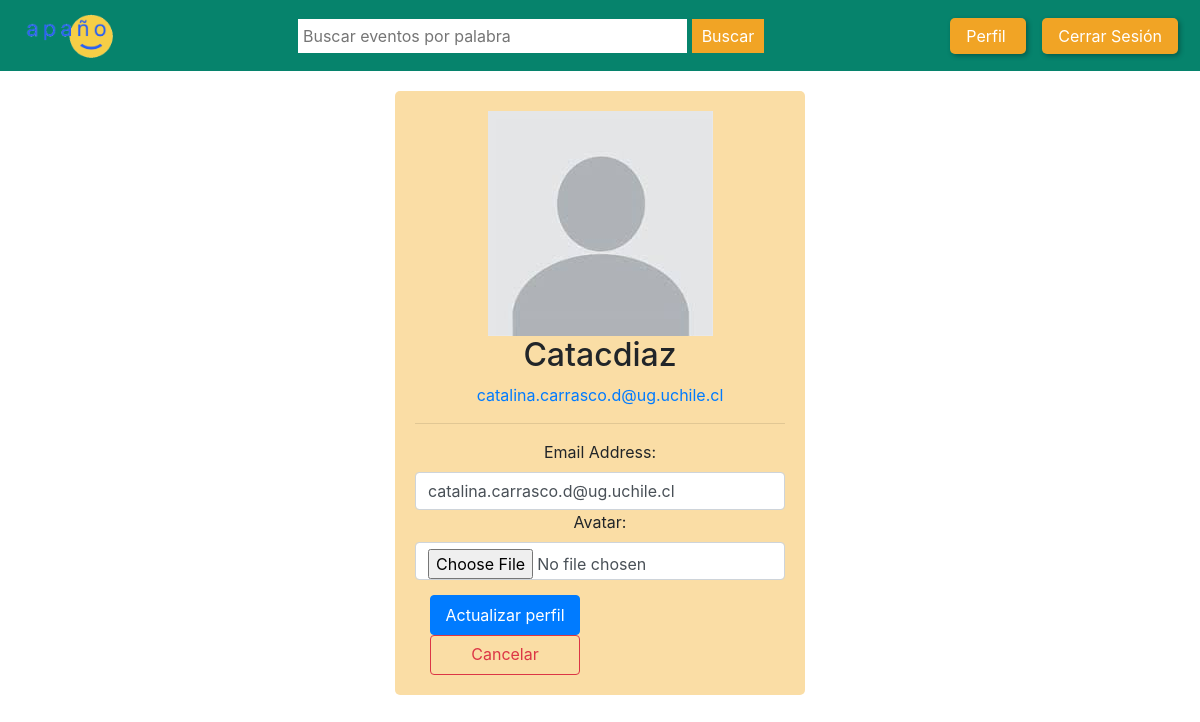
/perfil_apagno_app/profile/ (signed in), run on the app's committed database.
### perfil_apagno_app/models.py (models this page shows, shortened)
class User(AbstractUser):
    pronounsChoices = [('La','La'),('El','El'), ('Le','Le'),('Otro','Otro')]
    pronouns = models.CharField(max_length=5,choices=pronounsChoices)
    nickname = models.CharField(max_length=30)
    contact = models.CharField(max_length=100, blank=True)

class Profile(models.Model):
    user = models.OneToOneField(User, on_delete=models.CASCADE)
    avatar = models.ImageField(
        default='default.jpg', # default avatar
        upload_to='profile_pics' # dir to store the image
    )

### perfil_apagno_app/views.py (the view, shortened to what this page needs)
# urls.py: path('profile/', MyProfile.as_view(), name='profile'),
class MyProfile(LoginRequiredMixin, View):
    def get(self, request):
        user_form = UserUpdateForm(instance=request.user)
        profile_form = ProfileUpdateForm(instance=request.user.profile)
        context = {
            'user_form': user_form,
            'profile_form': profile_form
        }
        return render(request, 'perfil_app/profile.html', context)

### perfil_apagno_app/forms.py
class UserUpdateForm(forms.ModelForm):
    class Meta:
        model = User
        fields = ['email']

class ProfileUpdateForm(forms.ModelForm):
    class Meta:
        model = Profile
        fields = ['avatar']

### perfil_apagno_app/templates/perfil_app/profile.html (shortened to what this page needs)
{% extends "base.html" %}
{% load static %}
{% block extra_css %}
    <link rel="stylesheet" type="text/css" href="{% static 'style/destacados.css' %}">
    <link rel="stylesheet" type="text/css" href="{% static 'style/style.css' %}">
    <link rel="stylesheet" href="https://stackpath.bootstrapcdn.com/bootstrap/4.5.2/css/bootstrap.min.css">
    <link rel="stylesheet" type="text/css" href="{% static 'style/perfil.css' %}">
{% endblock %}
{% block content %}
<div class="eventos-container">
	<form method="POST" enctype="multipart/form-data" class="adaptive-container text-center">
	    {% if user.profile %}
			<img src="{{user.profile.avatar.url}}" alt="{{ user.username }}" accept=".jpg,.jpeg,.png"/>
	    {% endif %}
	    <h2 class="text-center">{{ user.username | title }}</h2>
	    <p class="text-center"><a href="mailto:{{user.email}}">{{user.email}}</a></p>
		<hr>
		<label for="email" class="form-label">Email Address:</label>
		<input type="email" id="email" class="form-control" name="email" value="{{user.email}}" required/>
		<label for="avatar" class="form-label">Avatar:</label>
		<input type="file" class="form-control" name="avatar" id="avatar">
    <div class="column text-center" style="margin-top: 15px;">
      <div class="col-2">
        <a href="{%url 'perfil'%}"><button style="height: 40px; width: 150px;" type="submit" class="btn btn-primary">Actualizar perfil</button></a>
      </div>
      <div class="col-2">
        <a href="{%url 'perfil'%}" style="height: 40px; width: 150px;" class="btn btn-outline-danger">Cancelar</a>
      </div>
    </div>
	</form>
</div>
{% endblock %}

### perfil_apagno_app/static/style/destacados.css (style rules this page uses)
body { margin: 0; padding: 0; background-color: #dfedeb; }
.eventos-container { display: flex; flex-wrap: wrap; justify-content: space-between; margin: 20px; }

### perfil_apagno_app/static/style/style.css (style rules this page uses)
.adaptive-container { background-color: rgb(250, 221, 165); padding: 20px; border-radius: 5px; max-width: 1000px; margin: 0 auto; }

### data on the page
User: profile.avatar (placeholder picture), username "Catacdiaz", email "catalina.carrasco.d@ug.uchile.cl"
